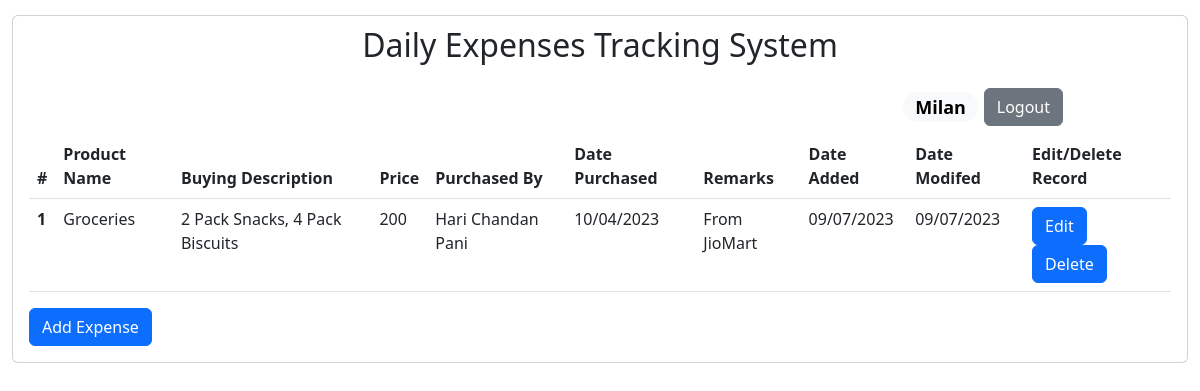
/home/ (signed in), run on the app's committed database.
### tables this page shows
CREATE TABLE `daily_expenses` (
  `Id` int(11) NOT NULL,
  `Product_Name` varchar(100) NOT NULL,
  `Buying_Description` varchar(100) NOT NULL,
  `Price` int(11) NOT NULL,
  `Purchased_By` varchar(50) NOT NULL,
  `Date_Purchased` date NOT NULL,
  `Remarks` varchar(100) DEFAULT NULL,
  `Date_Created` date NOT NULL,
  `Date_Modified` date DEFAULT NULL
);

### home/index.php (the view, shortened to what this page needs)
<!doctype html>
<html lang="en">
  <head>
    <link href="https://cdn.jsdelivr.net/npm/bootstrap@5.3.0/dist/css/bootstrap.min.css" rel="stylesheet">
  </head>
  <body>
    <div class="container-fluid">
    <div class="card" style="margin-top:15px;">
        <h2 class="text-center" style="margin-top:10px;">Daily Expenses Tracking System</h2>
        <div class="card-body">
                    <div class="row">
                        <div class="col-md-4">
                        </div>
                        <div class="col-md-5">
                        </div>
                        <div class="col-md-3">
                        <h4><span class="badge rounded-pill text-bg-light"><?php if(isset($_SESSION["user"])){echo $_SESSION["user"];}?></span>
                        <a href="../logout/" class="btn btn-secondary">Logout</a>
                        </h4>
                        </div>
                    </div>
                    <div class="row">
                        <div class="col-md-12">
                        <?php
                            require "../db/database.php";
                            $sql="SELECT * FROM daily_expenses";
                            $stmt = $pdo->prepare($sql);
                            $stmt->execute();
                            $result = $stmt->rowCount();
                            if($result>0){
                            ?>
                                    <table class="table">
                                                <thead>
                                                    <tr>
                                                    <th scope="col">#</th>
                                                    <th scope="col">Product Name</th>
                                                    <th scope="col">Buying Description</th>
                                                    <th scope="col">Price</th>
                                                    <th scope="col">Purchased By</th>
                                                    <th scope="col">Date Purchased</th>
                                                    <th scope="col">Remarks</th>
                                                    <th scope="col">Date Added</th>
                                                    <th scope="col">Date Modifed</th>
                                                    <th scope="col">Edit/Delete Record</th>
                                                    </tr>
                                                </thead>
                                                <tbody>
                                            <?php
                                                        require "../db/database.php";
                                                        $pdo->setAttribute(PDO::ATTR_DEFAULT_FETCH_MODE,PDO::FETCH_ASSOC);
                                                        try {
                                                            $sql = "SELECT Id,Product_Name,Buying_Description,Price,    Purchased_By,Date_Purchased,
                                                            Remarks,Date_Created,Date_Modified,ROW_NUMBER() OVER (ORDER BY Id) Row_Num FROM daily_expenses";
                                                            $stmt = $pdo->prepare($sql);
                                                            $stmt->execute();
                                                            $result = $stmt->fetchAll();
                                                            foreach ($result as $row) {
                                                                ?>
                                                                    <tr>
                                                                    <th scope="row"><?php echo $row["Row_Num"]; ?></th>
                                                                    <td><?php echo $row["Product_Name"]; ?></td>
                                                                    <td><?php echo $row["Buying_Description"]; ?></td>
                                                                    <td><?php echo $row["Price"]; ?></td>
                                                                    <td><?php echo $row["Purchased_By"]; ?></td>
                                                                    <td><?php echo date("d/m/Y", strtotime($row["Date_Purchased"])); ?></td>
                                                                    <td><?php echo $row["Remarks"]; ?></td>
                                                                    <td><?php echo date("d/m/Y", strtotime($row["Date_Created"])); ?></td>
                                                                    <td><?php if($row["Date_Modified"]!=''){ echo date("d/m/Y", strtotime($row["Date_Modified"])); } ?></td>
                                                                    <td><a href="../update/?id=<?php echo $row["Id"];?>" class="btn btn-primary">Edit</a> <a href="../delete/delete_code.php?id=<?php echo $row["Id"];?>" class="btn btn-primary" onclick="return confirm('Are you sure?')">Delete</a></td>
                                                                    </tr>
                                                <?php
                                                            }
                                                        }
                                                        catch (PDOException $e) {
                                                            echo $e->getMessage();
                                                        }
                                                                ?>
                                                </tbody>
                                        </table>
                        <?php
                        }
                        else {
                            ?>
                            <h4 class="text-centre">No records found. Please add one by clicking "Add New Item" button.</h4>
                        <?php
                        }
                        ?>
                        </div>
                    </div>
                    <div class="row">
                            <div class="col-md-4">
                                <a href="../add/" class="btn btn-primary">Add Expense</a>
                            </div>
                    </div>
                                        </div>
                                        </div>
    </div>
  </body>
</html>

### data on the page
daily_expenses: Row_Num "1", Product_Name "Groceries", Buying_Description "2 Pack Snacks, 4 Pack Biscuits", Price "200", Purchased_By "Hari Chandan Pani", Date_Purchased "10/04/2023", Remarks "From JioMart", Date_Created "09/07/2023", Date_Modified "09/07/2023"

### other printed values
$_SESSION["user"] "Milan"
